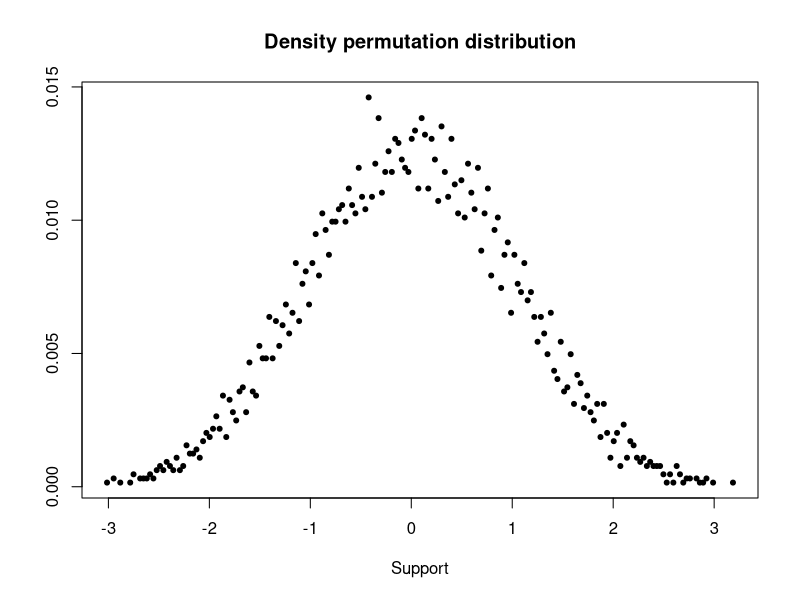
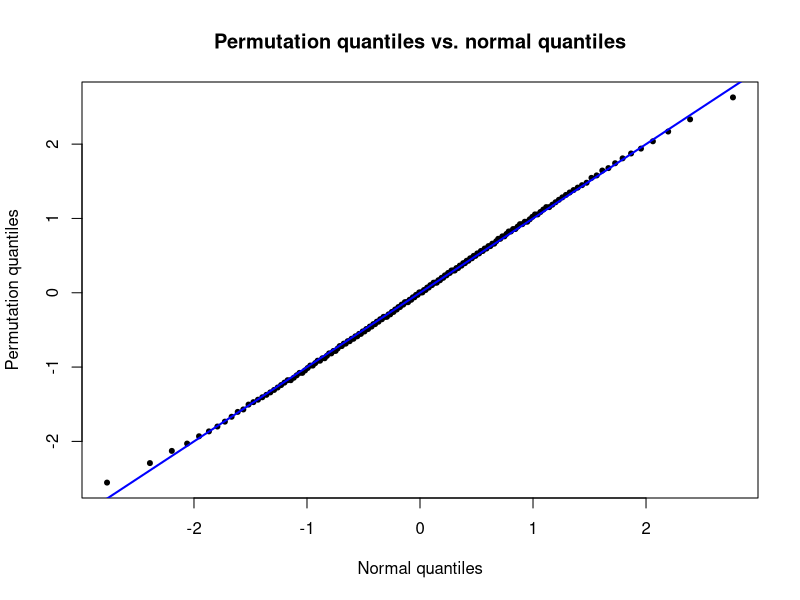
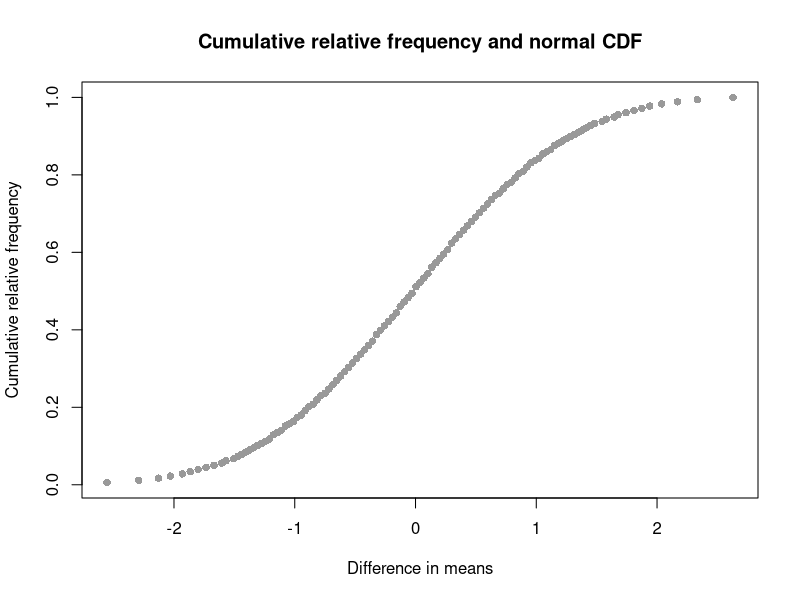

The R source for these figures, in order: (Note: this script raises an error after producing the figures.)
## ---- chunk 1
wants <- c("coin", "e1071")
has   <- wants %in% rownames(installed.packages())
if(any(!has)) install.packages(wants[!has])
## ---- chunk 2
set.seed(123)
Nj     <- c(7, 8)
sigma  <- 20
DVa    <- round(rnorm(Nj[1], 100, sigma))
DVb    <- round(rnorm(Nj[2], 110, sigma))
tIndDf <- data.frame(DV=c(DVa, DVb),
                     IV=factor(rep(c("A", "B"), Nj)))
## ---- chunk 3
library(coin)
(ot <- oneway_test(DV ~ IV, alternative="less", data=tIndDf, distribution="exact"))
## ---- chunk 4
tRes <- t.test(DV ~ IV, alternative="less", var.equal=TRUE, data=tIndDf)
tRes$p.value
## ---- chunk 5
idx   <- seq(along=tIndDf$DV)
idxA  <- combn(idx, Nj[1])
getDM <- function(x) { mean(tIndDf$DV[!(idx %in% x)]) - mean(tIndDf$DV[x]) }
resDM <- apply(idxA, 2, getDM)
diffM <- diff(tapply(tIndDf$DV, tIndDf$IV, mean))

# don't use <= because of floating point arithmetic problems
DMstar   <- apply(idxA, 2, getDM)
DMbase   <- mean(DVa) - mean(DVb)
tol      <- .Machine$double.eps^0.5
DMsIsLEQ <- (DMstar < DMbase) | (abs(DMstar-DMbase) < tol)
(pVal    <- sum(DMsIsLEQ) / length(DMstar))
## ---- chunk 6
supp <- support(ot)
dens <- sapply(supp, dperm, object=ot)
plot(supp, dens, xlab="Support", ylab=NA, pch=20, main="Density permutation distribution")
## ---- chunk 7
qEmp <- sapply(ppoints(supp), qperm, object=ot)
qqnorm(qEmp, xlab="Normal quantiles", ylab="Permutation quantiles",
       pch=20, main="Permutation quantiles vs. normal quantiles")
abline(a=0, b=1, lwd=2, col="blue")
## ---- chunk 8
plot(qEmp, ecdf(qEmp)(qEmp), col="gray60", pch=16,
     xlab="Difference in means", ylab="Cumulative relative frequency",
     main="Cumulative relative frequency and normal CDF")
## ---- chunk 9
N      <- 12
id     <- factor(rep(1:N, times=2))
DVpre  <- rnorm(N, 100, 20)
DVpost <- rnorm(N, 110, 20)
tDepDf <- data.frame(DV=c(DVpre, DVpost),
                     IV=factor(rep(0:1, each=N), labels=c("pre", "post")))
## ---- chunk 10
library(coin)
oneway_test(DV ~ IV | id, alternative="less", distribution=approximate(nresample=9999),
            data=tDepDf)
## ---- chunk 11
t.test(DV ~ IV, alternative="less", paired=TRUE, data=tDepDf)$p.value
## ---- chunk 12
DVd    <- DVpre - DVpost
sgnLst <- lapply(numeric(N), function(x) { c(-1, 1) } )
sgnMat <- data.matrix(expand.grid(sgnLst))
getMD  <- function(x) { mean(abs(DVd) * x) }
MDstar <- apply(sgnMat, 1, getMD)
MDbase <- mean(DVd)

# don't use <= because of floating point arithmetic problems
tol      <- .Machine$double.eps^0.5
MDsIsLEQ <- (MDstar < MDbase) | (abs(MDstar-MDbase) < tol)
(pVal    <- sum(MDsIsLEQ) / length(MDstar))
## ---- chunk 13
Nf  <- 8
DV1 <- rbinom(Nf, size=1, prob=0.5)
DV2 <- rbinom(Nf, size=1, prob=0.5)
fisher.test(DV1, DV2, alternative="greater")$p.value
## ---- chunk 14
library(e1071)
permIdx  <- permutations(Nf)
getAgree <- function(idx) { sum(diag(table(DV1, DV2[idx]))) }
resAgree <- apply(permIdx, 1, getAgree)
agree12  <- sum(diag(table(DV1, DV2)))
(pVal    <- sum(resAgree >= agree12) / length(resAgree))
## ---- chunk 15
try(detach(package:e1071))
try(detach(package:coin))
try(detach(package:survival))
